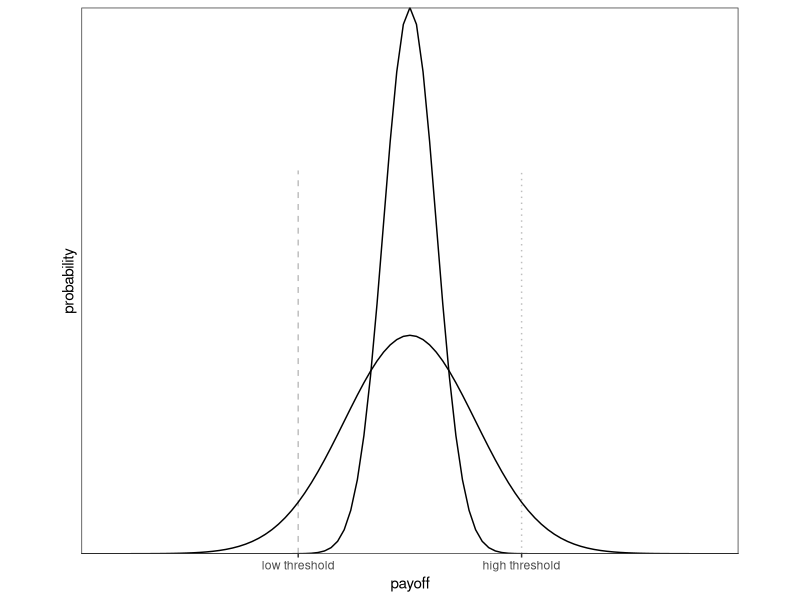
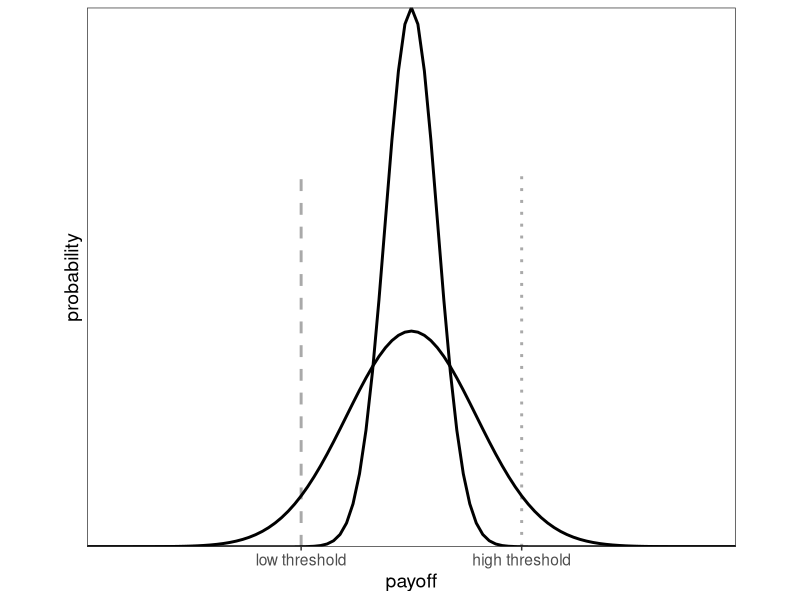

Reproduce these figures in R, in order.
library(ggplot2)


text_size <- 14 # use 26 for presentation slides and 14 otherwise (paper)
plot_size <- 12 # use 15 for presentation slides and 12 otherwise (paper)
line_thickness <- 1 # use 1.2 for presentation slides, 1 otherwise (paper)

variance_plot <- ggplot(data.frame(x=c(0,1)), aes(x)) + 
  scale_x_continuous(name="payoff", limits = c(0, 1),
                     breaks = c(.33, .67),
                     labels = c("low threshold", "high threshold"),
                     expand = c(0, 0)) +
  scale_y_continuous(name="probability", breaks = c(), 
                     labels = c(), expand = c(0, 0)) +
  theme_bw() +
  theme(panel.grid.major = element_blank(),
        panel.grid.minor = element_blank()) +
  coord_fixed(ratio = 1/12)+ 
  annotate("segment", x = .33, xend = .33, y =  0, yend = 7, 
           linetype = "dashed", colour = "grey") +
  annotate("segment", x = .67, xend = .67, y =  0, yend = 7, 
           linetype = "dotted", colour = "grey") +
  stat_function(fun=dnorm, 
                args = list(mean = .5, sd = .1), geom="line") + 
  stat_function(fun=dnorm, 
                args = list(mean = .5, sd = .04), geom="line")


ggsave("plot_variance.png", variance_plot, bg = "white",
       width = 15, height = 13, units = "cm", dpi = 600)





variance_plot_slides <- ggplot(data.frame(x=c(0,1)), aes(x)) + 
  scale_x_continuous(name="payoff", limits = c(0, 1),
                     breaks = c(.33, .67),
                     labels = c("low threshold", "high threshold"),
                     expand = c(0, 0)) +
  scale_y_continuous(name="probability", breaks = c(), 
                     labels = c(), expand = c(0, 0)) +
  theme_bw() +
  theme(panel.grid.major = element_blank(),
        panel.grid.minor = element_blank(),
        text = element_text(size = text_size)) +
  coord_fixed(ratio = 1/12)+ 
  annotate("segment", x = .33, xend = .33, y =  0, yend = 7, 
           linetype = "dashed", colour = "darkgrey",
           linewidth = line_thickness) +
  annotate("segment", x = .67, xend = .67, y =  0, yend = 7, 
           linetype = "dotted", colour = "darkgrey",
           linewidth = line_thickness) +
  stat_function(fun=dnorm, 
                args = list(mean = .5, sd = .1), geom="line",
                linewidth = line_thickness) + 
  stat_function(fun=dnorm, 
                args = list(mean = .5, sd = .04), geom="line",
                linewidth = line_thickness)

ggsave("plot_variance_for-slides.png", variance_plot_slides, bg = "white",
       width = 12, height = 12, units = "cm")
